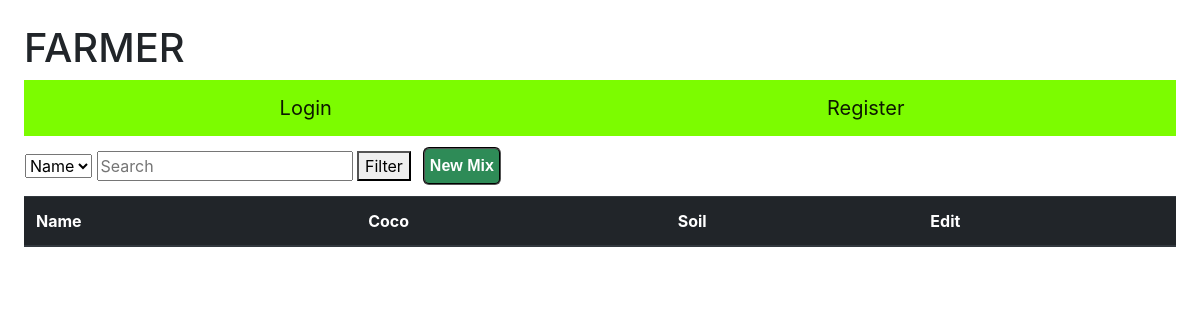
The page /medium on the database as committed earlier.
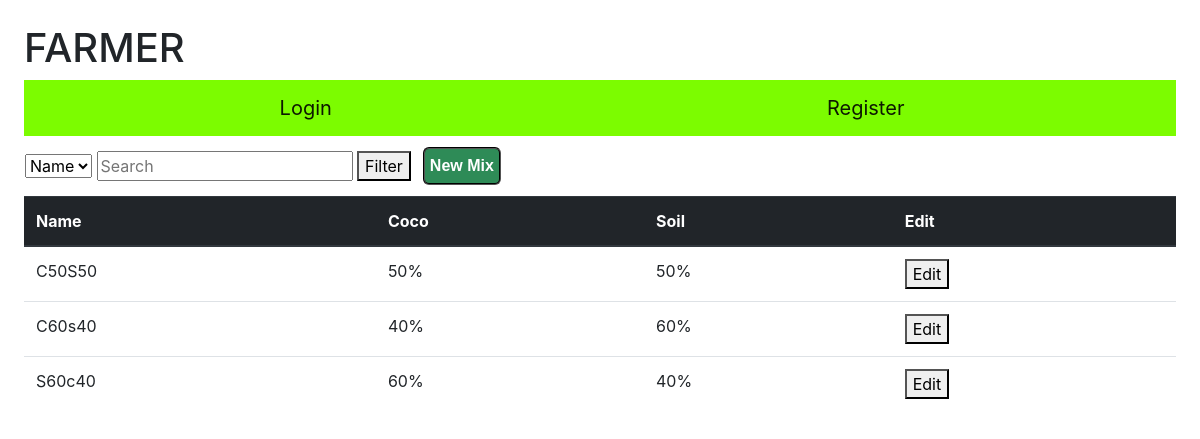
The same page on the database as committed later.
### farmer/models.py (models this page shows, shortened)
class Medium(models.Model):
    name = models.CharField(max_length=255)
    soil = models.IntegerField()
    coco = models.IntegerField()

### farmer/views.py (the view, shortened to what this page needs)
# urls.py: path("medium", views.medium, name="medium")
def medium(request):
    mediumlist = Medium.objects.all()
    return render(request, "farmer/medium.html", {"form": Newmedium(), "data": mediumlist})

### farmer/forms.py
class Newmedium(forms.Form):
    name =  forms.CharField(widget=forms.TextInput(attrs={'class':'toset', 'placeholder':'Medium name'}),label=(''))
    soil = forms.IntegerField(widget=forms.NumberInput(attrs={'class':'toset', 'placeholder':'Soil percentage'}),label=(''))
    coco = forms.IntegerField(widget=forms.NumberInput(attrs={'class':'toset', 'placeholder':'coco percentage'}),label=(''))

### farmer/templates/farmer/medium.html (shortened to what this page needs)
{% extends "farmer/layout.html" %}
{% block body %}
<table class="filter">
    <tr>
        <td>
            <form action="medium" method="POST">
                <select name="filter">
                <option value="mname">Name</option>
                </select>
                <input name="search" type="text" placeholder="Search">
                <button type="submit">Filter</button>
            </form>
        </td>
        <td>
            <button id="myBtn" class="subbtn">New Mix</button>
        </td>
    </tr>
</table>
<table class="table" id="mediumtable">
    <thead class="thead-dark">
        <tr>
            <th scope="col">Name</th>
            <th scope="col">Coco</th>
            <th scope="col">Soil</th>
            <th scope="col">Edit</th>
        </tr>
    </thead>
    <tbody>
        {% for i in data %}
        <tr>
            <td style = "text-transform:capitalize;">{{i.name}}</td>
            <td>{{i.soil}}%</td>
            <td>{{i.coco}}%</td>
            <td>
                <form action="" method="POST">
                    <button type="submit">Edit</button>
                    </form>
                </td>
        </tr>
        {% endfor %}
    </tbody>
</table>
{% endblock %}

Rows that differ between the two databases and show on the page:
added Medium: name "C50S50", soil "50", coco "50"
added Medium: name "C60s40", soil "40", coco "60"
added Medium: name "S60c40", soil "60", coco "40"
